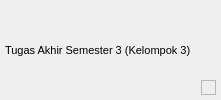
        <widget class="QWidget" name="footer" native="true">
         <layout class="QHBoxLayout" name="horizontalLayout_4">
          <property name="spacing">
           <number>5</number>
          </property>
          <property name="leftMargin">
           <number>5</number>
          </property>
          <property name="topMargin">
           <number>5</number>
          </property>
          <property name="rightMargin">
           <number>5</number>
          </property>
          <property name="bottomMargin">
           <number>5</number>
          </property>
          <item alignment="Qt::AlignHCenter">
           <widget class="QLabel" name="label_6">
            <property name="font">
             <font>
              <pointsize>8</pointsize>
             </font>
            </property>
            <property name="text">
             <string>Tugas Akhir Semester 3 (Kelompok 3)</string>
            </property>
           </widget>
          </item>
          <item alignment="Qt::AlignVCenter">
           <widget class="QFrame" name="frame_3">
            <property name="frameShape">
             <enum>QFrame::StyledPanel</enum>
            </property>
            <property name="frameShadow">
             <enum>QFrame::Raised</enum>
            </property>
           </widget>
          </item>
          <item alignment="Qt::AlignRight|Qt::AlignBottom">
           <widget class="QFrame" name="sizeGrip">
            <property name="minimumSize">
             <size>
              <width>15</width>
              <height>15</height>
             </size>
            </property>
            <property name="maximumSize">
             <size>
              <width>15</width>
              <height>15</height>
             </size>
            </property>
            <property name="frameShape">
             <enum>QFrame::StyledPanel</enum>
            </property>
            <property name="frameShadow">
             <enum>QFrame::Raised</enum>
            </property>
           </widget>
          </item>
         </layout>
        </widget>
